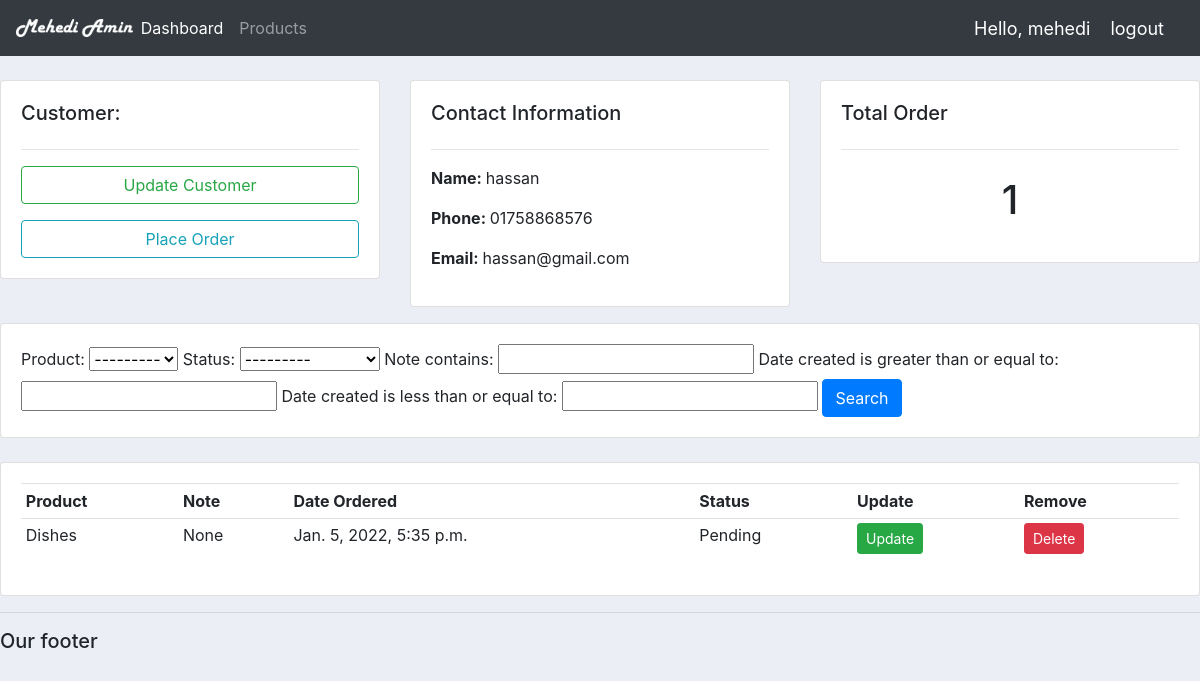
The page /customer/2/ (signed in) on the database as committed earlier.
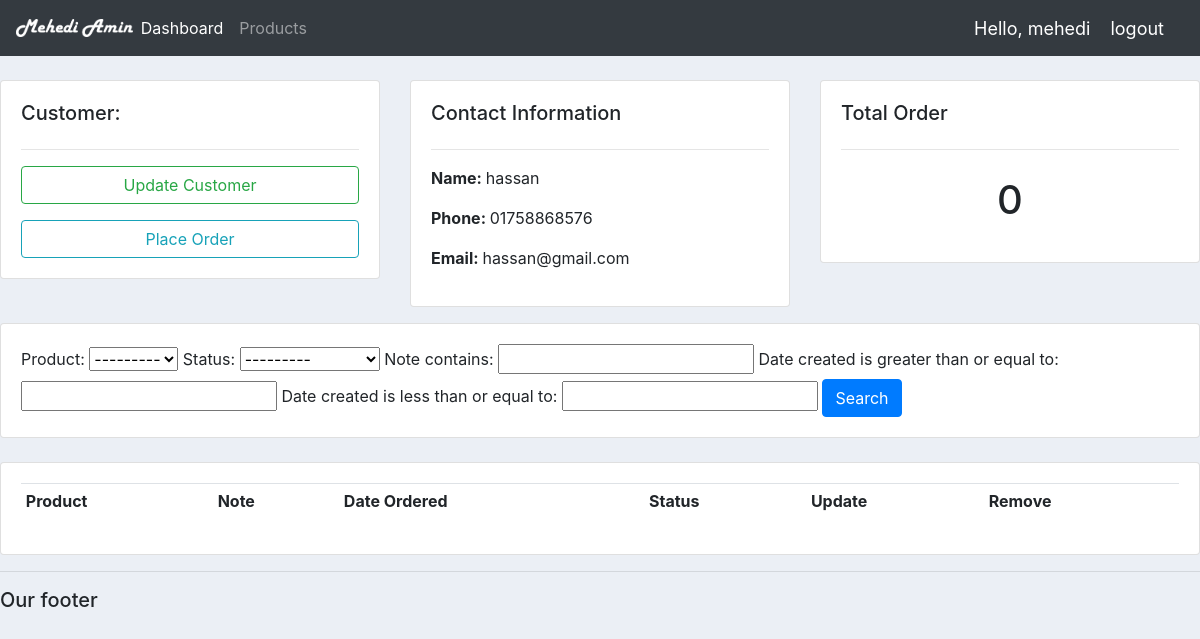
The same page on the database as committed later.
### accounts/models.py (models this page shows, shortened)
class Order(models.Model):
	STATUS = (
			('Pending', 'Pending'),
			('Out for delivery', 'Out for delivery'),
			('Delivered', 'Delivered'),
			)
	customer = models.ForeignKey(Customer, null=True, on_delete= models.SET_NULL)
	product = models.ForeignKey(Product, null=True, on_delete= models.SET_NULL)
	date_created = models.DateTimeField(auto_now_add=True, null=True)
	status = models.CharField(max_length=200, null=True, choices=STATUS)
	note = models.CharField(max_length=1000, null=True)

class Product(models.Model):
	CATEGORY = (
			('Indoor', 'Indoor'),
			('Out Door', 'Out Door'),
			)
	name = models.CharField(max_length=200, null=True)
	price = models.FloatField(null=True)
	category = models.CharField(max_length=200, null=True, choices=CATEGORY)
	description = models.CharField(max_length=200, null=True, blank=True)
	date_created = models.DateTimeField(auto_now_add=True, null=True)
	tags = models.ManyToManyField(Tag)
	def __str__(self):
		return self.name

### accounts/decorators.py (the view)
        def wrapper_func(request, *args, **kwargs):
            group = None
            if request.user.groups.exists():
                group = request.user.groups.all()[0].name
            if group in allowed_roles:
                return view_func(request, *args, **kwargs)
            else:
                return HttpResponse('You are not authorized to view this page')

### accounts/views.py (called while the page is built)
@login_required(login_url='login')
@allowed_users(allowed_roles=['admin'])
def customer(request, pk_test):
    customer = Customer.objects.get(id=pk_test)
    orders = customer.order_set.all()
    order_count = orders.count()
    myFilter = OrderFilter(request.GET, queryset=orders)
    orders = myFilter.qs
    context = {'customer':customer, 'orders':orders, 'order_count':order_count,'myFilter':myFilter}
    return render(request,'accounts/customer.html',context)

### accounts/templates/accounts/customer.html
{% extends 'accounts/main.html' %}
{% block content %}
<br>
<div class="row">
    <div class="col-md">
        <div class="card card-body">
            <h5>Customer:</h5>
            <hr>
            <a href="" class="btn btn-outline-success btn-sm-btn-block mb-3">Update Customer</a>
            <a href="{% url 'create_order' customer.id %}" class="btn btn-outline-info btn-sm-btn-block">Place Order</a>
        </div>
    </div>
    <div class="col-md">
        <div class="card card-body">
            <h5>Contact Information</h5>
            <hr>
            <p><b>Name: </b>{{customer.name}}</p>
            <p><b>Phone: </b> {{customer.phone}}</p>
            <p><b>Email: </b> {{customer.email}}</p>
        </div>
    </div>
    <div class="col-md">
        <div class="card card-body">
            <h5>Total Order</h5>
            <hr>
            <h1 style="text-align: center; padding: 10px;">{{order_count}}</h1>
        </div>
    </div>
</div>
<div class="row">
    <div class="col mt-3">
        <div class="card card-body">
            <form method = "get">
                {{myFilter.form}}
                <button class="btn btn-primary" type="submit">Search</button>
            </form>
        </div>
    </div>
</div>
<br>
<div class="row">
    <div class="col-md">
        <div class="card card-body">
            <table class="table table-sm">
                <tr>
                    <th>Product</th>
                    <th>Note</th>
                    <th>Date Ordered</th>
                    <th>Status</th>
                    <th>Update</th>
                    <th>Remove</th>
                </tr>
                {% for order in orders %}
                <tr>
                    <td>{{order.product}}</td>
                    <td>{{order.note}}</td>
                    <td>{{order.date_created}}</td>
                    <td>{{order.status}}</td>
                    <td><a href="#" class="btn btn-sm btn-success">Update</a></td>
                    <td><a href="#" class="btn btn-sm btn-danger">Delete</a></td>
                </tr>
                {%endfor%}
            </table>
        </div>
    </div>
</div>
{% endblock %}

Rows that differ between the two databases and show on the page:
removed Order: product "Dishes", note "None", date_created "Jan. 5, 2022, 5:35 p.m.", status "Pending"
Other text that changed with them:
{{ order_count }}: "1" → "0"
